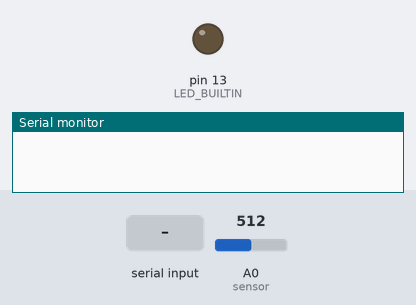
Simulated run of this sketch. Board: Arduino Uno, built with avr-gcc and run on an emulated ATmega328P. Parts: output pins drawn as LEDs (lit = HIGH), the last lines printed to the serial monitor. The inputs (shaded band) are chosen by the test bench; at power-on: A0 (sensor) = 512.

Above: at 1.7 s.
1.8 s: "90,45\n" received over Serial
At 3.2 s:
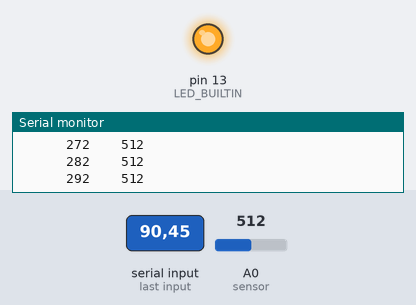
4.8 s: "90\n" received over Serial
At 7.5 s:
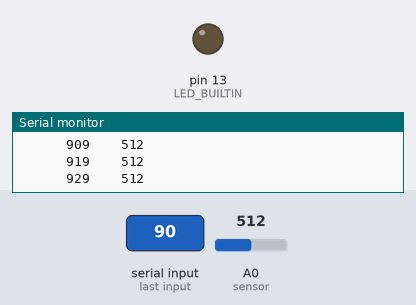
7.8 s: "200\n" received over Serial
At 9.5 s:
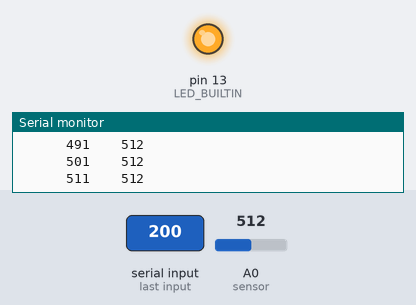
Timing chart, 0 to 12.6 s (numbered marks = the images above; inputs shaded):
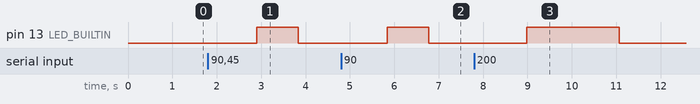

Measured:
- after the input at 1.8 s, pin 13 (LED_BUILTIN): LOW → HIGH after 1.1 s, → LOW 0.94 s later
- after the input at 4.8 s, pin 13 (LED_BUILTIN): LOW → HIGH after 1.0 s, → LOW 0.94 s later
- after the input at 7.8 s, pin 13 (LED_BUILTIN): LOW → HIGH after 1.2 s, → LOW 2.1 s later

The sketch:

Read49E.ino
```cpp
int  dx;          // Hall sensor signal
int  sensor = A0; // Hall sensor connected to analog input A0
long t, t0;       // Timing variables

void setup() {
     Serial.begin(115200);
     while (!Serial) delay(100);

     pinMode(LED_BUILTIN, OUTPUT);
     digitalWrite(LED_BUILTIN, LOW);

     delay(500);
}

void loop() {
     char line[17];

     if (Serial.available() > 0){
         String NS = Serial.readString();
         int    N  = NS.toInt();

         digitalWrite(LED_BUILTIN, HIGH);
         t0 = millis();

         for (int  i = 0; i < N; i++){
              t  = millis() - t0;
              dx = analogRead(sensor);

              sprintf(line, "%9ld %6d", t, dx);
              Serial.println(line);
              delay(10);
         }
         digitalWrite(LED_BUILTIN, LOW);
     }
     delay(200);
}
```
